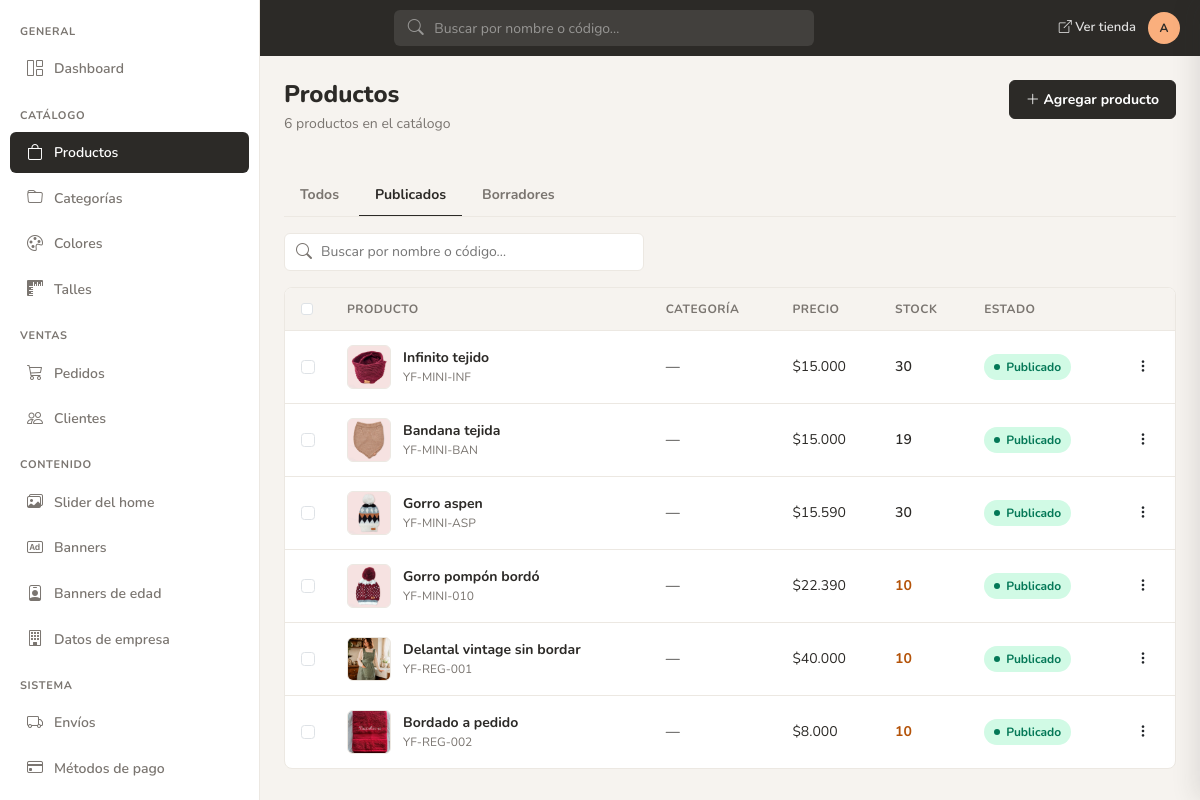
Page /admin/productos/listado.php?page=1&estado=publicados (signed in) on the committed database.
### tables this page shows
CREATE TABLE `tbl_productos` (
  `id_prod` int NOT NULL AUTO_INCREMENT,
  `id_cate` int NOT NULL,
  `nombre` varchar(250) NOT NULL,
  `slug` varchar(270) NOT NULL,
  `codigo` varchar(30) NOT NULL,
  `precio_base` decimal(10,2) NOT NULL,
  `precio_oferta` decimal(10,2) DEFAULT NULL,
  `descripcion` text,
  `composicion` text,
  `cuidados` text,
  `peso` decimal(10,2) DEFAULT 0.00,
  `alto` decimal(10,2) DEFAULT 0.00,
  `ancho` decimal(10,2) DEFAULT 0.00,
  `profundidad` decimal(10,2) DEFAULT 0.00,
  `publicado` tinyint DEFAULT 1,
  `destacado` tinyint DEFAULT 0,
  `oferta` tinyint DEFAULT 0,
  `promo_badge` varchar(20) DEFAULT NULL,
  `borrado` tinyint DEFAULT 0,
  `fecha_creacion` datetime DEFAULT CURRENT_TIMESTAMP,
  `fecha_actualizacion` datetime DEFAULT NULL ON UPDATE CURRENT_TIMESTAMP,
  PRIMARY KEY (`id_prod`),
  UNIQUE KEY `slug` (`slug`),
  KEY `id_cate` (`id_cate`),
  FOREIGN KEY (`id_cate`) REFERENCES `tbl_categorias` (`id_cate`)
);

### admin/productos/listado.php (the view, shortened to what this page needs)
<?php
require_once __DIR__ . '/../include/includes.php';
$q = trim((string)($_GET['q'] ?? ''));
$estadoTab = trim((string)($_GET['estado'] ?? ''));
$page = max(1, (int)($_GET['page'] ?? 1));
$perPage = 20;
$offset = ($page - 1) * $perPage;
$where = 'WHERE p.borrado = 0';
$params = [];
$types = '';
if ($estadoTab === 'publicados') {
    $where .= ' AND p.publicado = 1';
} elseif ($estadoTab === 'borradores') {
    $where .= ' AND p.publicado = 0';
}
$sqlCount = "SELECT COUNT(*) AS total FROM tbl_productos p $where";
$stmtCount = mysqli_prepare($con, $sqlCount);
mysqli_stmt_execute($stmtCount);
$total = (int)(mysqli_fetch_assoc(mysqli_stmt_get_result($stmtCount))['total'] ?? 0);
$sql = "
    SELECT p.id_prod, p.codigo, p.nombre, p.precio_base, p.publicado,
           c.nombre AS categoria,
           COALESCE((SELECT SUM(s.stock) FROM tbl_skus s WHERE s.id_prod = p.id_prod AND s.activo = 1), 0) AS stock_total,
           (SELECT pi.path FROM tbl_prod_imagenes pi
            WHERE pi.id_prod = p.id_prod
            ORDER BY pi.es_principal DESC, pi.id_imagen ASC LIMIT 1) AS imagen_thumb
    FROM tbl_productos p
    LEFT JOIN tbl_categorias c ON c.id_cate = p.id_cate
    $where
    ORDER BY p.fecha_creacion DESC
    LIMIT ? OFFSET ?
";
$stmt = mysqli_prepare($con, $sql);
if ($types !== '') {
    $params[] = $perPage;
    $params[] = $offset;
    mysqli_stmt_bind_param($stmt, $types . 'ii', ...$params);
} else {
    mysqli_stmt_bind_param($stmt, 'ii', $perPage, $offset);
}
mysqli_stmt_execute($stmt);
$result = mysqli_stmt_get_result($stmt);
function listado_tab_url(string $estado, string $q, int $page = 1): string
{
    $parts = ['page=' . $page];
    if ($estado !== '') {
        $parts[] = 'estado=' . urlencode($estado);
    }
    return 'listado.php?' . implode('&', $parts);
}
function stock_class(int $stock): string
{
    if ($stock <= ADMIN_STOCK_BAJO) {
        return 'stock-bajo';
    }
    return 'stock-ok';
}
include __DIR__ . '/../header.php';
?>
<div class="admin-section-header">
    <div>
        <h1>Productos</h1>
        <p class="subtitle"><?= (int)$total ?> producto<?= $total === 1 ? '' : 's' ?> en el catálogo</p>
    </div>
    <div class="admin-section-actions">
        <button type="button" class="btn btn-ink" data-open-product-drawer>
            <i class="bi bi-plus-lg"></i> Agregar producto
        </button>
    </div>
</div>
<div class="admin-tabs">
    <a href="<?= htmlspecialchars(listado_tab_url('', $q), ENT_QUOTES, 'UTF-8') ?>" class="admin-tab<?= $estadoTab === '' ? ' active' : '' ?>">Todos</a>
    <a href="<?= htmlspecialchars(listado_tab_url('publicados', $q), ENT_QUOTES, 'UTF-8') ?>" class="admin-tab<?= $estadoTab === 'publicados' ? ' active' : '' ?>">Publicados</a>
    <a href="<?= htmlspecialchars(listado_tab_url('borradores', $q), ENT_QUOTES, 'UTF-8') ?>" class="admin-tab<?= $estadoTab === 'borradores' ? ' active' : '' ?>">Borradores</a>
</div>
<div class="d-flex justify-content-between align-items-center mb-3 gap-3 flex-wrap" id="listToolbar">
    <form method="get" action="listado.php" class="admin-search-bar flex-grow-1" style="max-width:360px">
        <i class="bi bi-search"></i>
        <input name="q" placeholder="Buscar por nombre o código…" type="search" value="<?= htmlspecialchars($q, ENT_QUOTES, 'UTF-8') ?>">
    </form>
</div>
<div class="admin-card">
    <div class="admin-card-body p-0">
        <div class="table-responsive">
            <table class="admin-table mb-0" id="productsTable">
                <thead>
                    <tr>
                        <th style="width:40px"><input type="checkbox" class="form-check-input" id="checkAll" aria-label="Seleccionar todos"></th>
                        <th>Producto</th>
                        <th>Categoría</th>
                        <th>Precio</th>
                        <th>Stock</th>
                        <th>Estado</th>
                        <th style="width:48px"></th>
                    </tr>
                </thead>
                <tbody>
                <?php if ($result && mysqli_num_rows($result) > 0): ?>
                    <?php while ($row = mysqli_fetch_assoc($result)):
                        $thumb = !empty($row['imagen_thumb'])
                            ? imgprod_path((string)$row['imagen_thumb'])
                            : imgprod_path('placeholder.jpg');
                        $stock = (int)$row['stock_total'];
                    ?>
                        <tr data-id="<?= (int)$row['id_prod'] ?>">
                            <td><input type="checkbox" class="form-check-input row-check" value="<?= (int)$row['id_prod'] ?>" aria-label="Seleccionar"></td>
                            <td>
                                <a href="#" class="product-cell-link" data-open-product-drawer data-product-id="<?= (int)$row['id_prod'] ?>">
                                    <img src="<?= htmlspecialchars($thumb, ENT_QUOTES, 'UTF-8') ?>" alt="" class="product-thumb">
                                    <div>
                                        <div class="product-cell-name"><?= htmlspecialchars($row['nombre'], ENT_QUOTES, 'UTF-8') ?></div>
                                        <div class="product-cell-code"><?= htmlspecialchars($row['codigo'], ENT_QUOTES, 'UTF-8') ?></div>
                                    </div>
                                </a>
                            </td>
                            <td><?= htmlspecialchars($row['categoria'] ?? '—', ENT_QUOTES, 'UTF-8') ?></td>
                            <td><?= format_money((float)$row['precio_base']) ?></td>
                            <td><span class="<?= stock_class($stock) ?>"><?= $stock ?></span></td>
                            <td><?= producto_estado_badge((int)$row['publicado']) ?></td>
                            <td>
                                <div class="dropdown">
                                    <button class="btn btn-sm btn-link text-dark" type="button" data-bs-toggle="dropdown" aria-label="Acciones">
                                        <i class="bi bi-three-dots-vertical"></i>
                                    </button>
                                </div>
                            </td>
                        </tr>
                    <?php endwhile; ?>
                <?php else: ?>
                    <tr><td colspan="7" class="text-center text-muted py-5">Sin productos</td></tr>
                <?php endif; ?>
                </tbody>
            </table>
        </div>
    </div>
</div>
<?php include __DIR__ . '/../pie.php'; ?>

### admin/include/funciones.php (shortened to what this page needs)
<?php
function producto_estado_badge(int $publicado): string
{
    if ($publicado === 1) {
        return '<span class="badge-status badge-status--publicado">Publicado</span>';
    }
    return '<span class="badge-status badge-status--borrador">Borrador</span>';
}
function format_money(float $amount): string
{
    return '$' . number_format($amount, 0, ',', '.');
}
function admin_site_path(string $path = ''): string
{
    $base = defined('SITE_URL')
        ? rtrim((string)(parse_url(SITE_URL, PHP_URL_PATH) ?: ''), '/')
        : (defined('BASE_PATH') ? rtrim(BASE_PATH, '/') : '');
    $clean = ltrim(str_replace('\\', '/', $path), '/');
    if ($clean === '') {
        return $base === '' ? '/' : $base;
    }
    return ($base === '' ? '' : $base) . '/' . $clean;
}
if (!function_exists('imgprod_path')) {
    function imgprod_path(string $path = ''): string
    {
        return admin_site_path('imgprod/' . ltrim($path, '/'));
    }
}

### admin/assets/css/admin.css (style rules this page uses)
:root { --yofi-peach: #FAAF7D; --yofi-dusty: #96AFC8; --yofi-terracotta: #E1644B; --yofi-olive: #7D7D64; --yofi-cream: #FAE1C8; --yofi-ink: #2C2A27; --yofi-border: #ECE8E2; --yofi-muted-bg: #F6F3EF; --yofi-muted-text: #7A7570; --yofi-sidebar-width: 260px; --yofi-topbar-height: 56px; --yofi-radius-lg: 8px; --yofi-radius-md: 6px; --yofi-status-green-bg: #D1FAE5; --yofi-status-green-text: #047857; --yofi-status-amber-bg: #FEF3C7; --yofi-status-amber-text: #B45309; --yofi-status-blue-bg: #E0F2FE; --yofi-status-blue-text: #0369A1; --yofi-status-red-bg: #FBE2DC; --yofi-status-red-text: #9A3412; }
*, *::before, *::after { box-sizing: border-box; }
body.admin-body { background: var(--yofi-muted-bg); font-family: 'Nunito', system-ui, sans-serif; color: var(--yofi-ink); margin: 0; }
.admin-section-header { display: flex; flex-wrap: wrap; align-items: flex-start; justify-content: space-between; gap: 1rem; margin-bottom: 1.5rem; }
.admin-section-header h1 { font-size: 1.5rem; font-weight: 800; margin: 0; line-height: 1.2; }
.admin-section-header .subtitle { color: var(--yofi-muted-text); font-size: 0.875rem; margin-top: 0.25rem; }
.admin-section-actions { display: flex; flex-wrap: wrap; gap: 0.5rem; align-items: center; }
.btn-ink { background: var(--yofi-ink); border: 1px solid var(--yofi-ink); color: #fff; border-radius: var(--yofi-radius-md); font-weight: 700; font-size: 0.875rem; padding: 0.5rem 1rem; }
.admin-card { background: #fff; border: 1px solid var(--yofi-border); border-radius: var(--yofi-radius-lg); overflow: hidden; }
.admin-card-body { padding: 1.25rem; }
.admin-card-body.p-0 { padding: 0; }
.badge-status { display: inline-flex; align-items: center; gap: 0.375rem; padding: 0.25rem 0.625rem; border-radius: 9999px; font-size: 0.75rem; font-weight: 700; white-space: nowrap; }
.badge-status::before { content: ''; width: 6px; height: 6px; border-radius: 50%; background: currentColor; flex-shrink: 0; }
.badge-status--activo, .badge-status--publicado, .badge-status--confirmado, .badge-status--entregado { background: var(--yofi-status-green-bg); color: var(--yofi-status-green-text); }
.admin-tabs { display: flex; gap: 0.25rem; border-bottom: 1px solid var(--yofi-border); margin-bottom: 1rem; overflow-x: auto; }
.admin-tab { padding: 0.625rem 1rem; font-size: 0.875rem; font-weight: 700; color: var(--yofi-muted-text); text-decoration: none; border-bottom: 2px solid transparent; margin-bottom: -1px; white-space: nowrap; transition: color 0.15s, border-color 0.15s; }
.admin-tab.active { color: var(--yofi-ink); border-bottom-color: var(--yofi-ink); }
.admin-search-bar { position: relative; max-width: 320px; }
.admin-search-bar i { position: absolute; left: 0.75rem; top: 50%; transform: translateY(-50%); color: var(--yofi-muted-text); }
.admin-search-bar input { width: 100%; height: 38px; padding: 0 0.875rem 0 2.25rem; border: 1px solid var(--yofi-border); border-radius: var(--yofi-radius-md); background: #fff; font-size: 0.875rem; }
.admin-table { width: 100%; border-collapse: collapse; font-size: 0.875rem; }
.admin-table thead th { padding: 0.75rem 1rem; text-align: left; font-size: 0.75rem; font-weight: 700; text-transform: uppercase; letter-spacing: 0.04em; color: var(--yofi-muted-text); border-bottom: 1px solid var(--yofi-border); background: var(--yofi-muted-bg); }
.admin-table tbody td { padding: 0.875rem 1rem; border-bottom: 1px solid var(--yofi-border); vertical-align: middle; }
.admin-table tbody tr:last-child td { border-bottom: none; }
.product-cell-link { display: flex; align-items: center; gap: 0.75rem; text-decoration: none; color: inherit; }
.product-thumb { width: 44px; height: 44px; border-radius: var(--yofi-radius-md); object-fit: cover; background: var(--yofi-muted-bg); border: 1px solid var(--yofi-border); flex-shrink: 0; }
.product-cell-name { font-weight: 700; color: var(--yofi-ink); transition: color 0.15s; }
.product-cell-code { font-size: 0.75rem; color: var(--yofi-muted-text); }
.stock-ok { color: var(--yofi-ink); font-weight: 600; }
.stock-bajo { color: var(--yofi-status-amber-text); font-weight: 700; }

### rows in the picture
tbl_productos: shows a picture, nombre "Infinito tejido", codigo "YF-MINI-INF", categoria "—", precio_base "$15.000", stock "30", publicado "Publicado"
tbl_productos: shows a picture, nombre "Bandana tejida", codigo "YF-MINI-BAN", categoria "—", precio_base "$15.000", stock "19", publicado "Publicado"
tbl_productos: shows a picture, nombre "Gorro aspen", codigo "YF-MINI-ASP", categoria "—", precio_base "$15.590", stock "30", publicado "Publicado"
tbl_productos: shows a picture, nombre "Gorro pompón bordó", codigo "YF-MINI-010", categoria "—", precio_base "$22.390", stock "10", publicado "Publicado"
tbl_productos: shows a picture, nombre "Delantal vintage sin bordar", codigo "YF-REG-001", categoria "—", precio_base "$40.000", stock "10", publicado "Publicado"
tbl_productos: shows a picture, nombre "Bordado a pedido", codigo "YF-REG-002", categoria "—", precio_base "$8.000", stock "10", publicado "Publicado"

### other values in the picture
$adminInitials "A"
$total "6"
